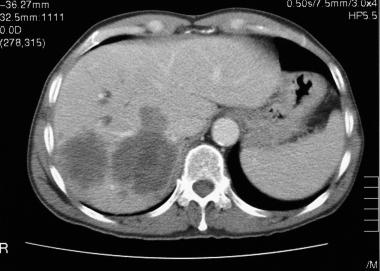
%> input picture Lab5/liver.jpg, 380 x 271 px
$ octave --eval "result = detect(imread('liver.jpg'));"   (GNU Octave 9; MATLAB toolbox functions it lacks are replaced by stand-ins)
%> lines starting %> are read from the running program, lines starting %| are printed output that depends on the picture
function [detected, markedImage] = detect(im, iteration, gamm, dSize, color)

    if(~exist('iteration', 'var'))
        iteration = 3;
    end
    if(~exist('gamm', 'var'))
        gamm = 5.2;
    end
    if(~exist('dSize', 'var'))
        dSize = 8;
    end
    if(~exist('color', 'var'))
        color = [0,0,1];
    end


    im_gray = im2gray(im);

    % blur image with gaussian filter
    im_blur = imgaussfilt(im_gray, 2);
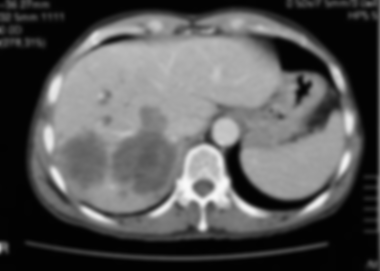
%> im_blur: size 271x380 uint8; min 1, max 249, mean 86.9

    %Imadjust maps the intenisty values to a new value
    ia = imadjust(im_blur, [], [], gamm);
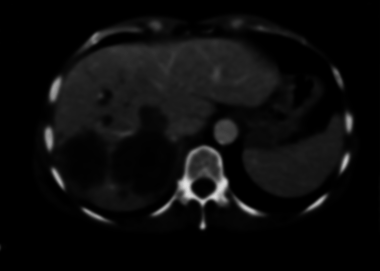
%> ia: size 271x380 uint8; min 0, max 225, mean 11.9

    %detect the ribs and remove themfrom image
    ribs = imdilate(imbinarize(ia, 0.4), strel('sphere', 5));
%> ribs: size 271x270 logical; every value is 1
    ribs = 1- imclose(ribs,strel('disk',10));
%> ribs: size 271x270 double; every value is 0
%> (the run ends here)
